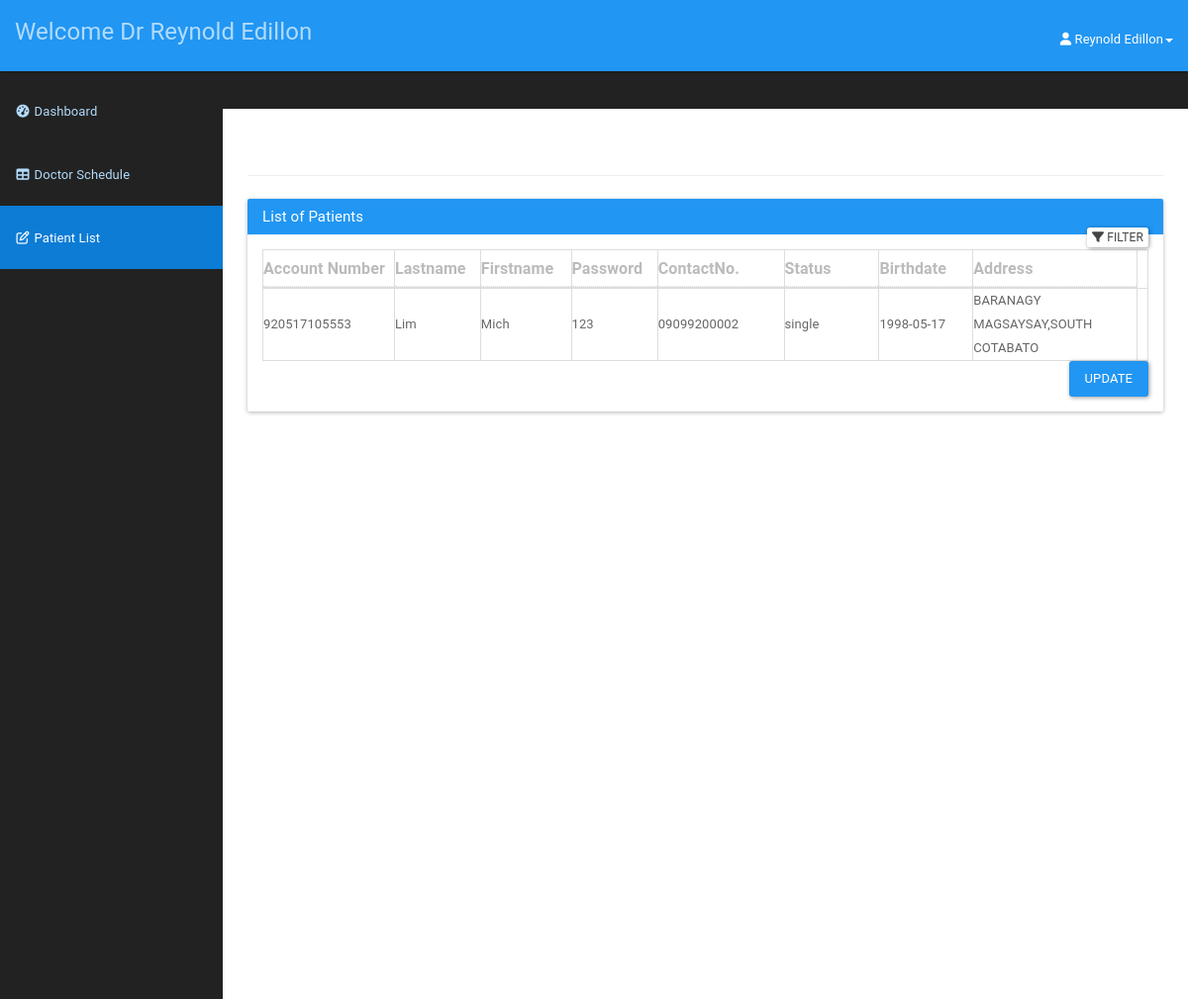
Screenshot of /patientlist.php (signed in) with the database file from the repository.
### tables this page shows
CREATE TABLE `doctor` (
  `icDoctor` bigint(12) NOT NULL,
  `password` varchar(20) NOT NULL,
  `doctorId` int(3) NOT NULL,
  `doctorFirstName` varchar(50) NOT NULL,
  `doctorLastName` varchar(50) NOT NULL,
  `doctorAddress` varchar(100) NOT NULL,
  `doctorPhone` varchar(15) NOT NULL,
  `doctorEmail` varchar(20) NOT NULL,
  `doctorDOB` date NOT NULL
);

CREATE TABLE `patient` (
  `icPatient` bigint(12) NOT NULL,
  `password` varchar(20) NOT NULL,
  `patientFirstName` varchar(20) NOT NULL,
  `patientLastName` varchar(20) NOT NULL,
  `patientMaritialStatus` varchar(10) NOT NULL,
  `patientDOB` date NOT NULL,
  `patientGender` varchar(10) NOT NULL,
  `patientAddress` varchar(100) NOT NULL,
  `patientPhone` varchar(15) NOT NULL,
  `patientEmail` varchar(100) NOT NULL
);

### patientlist.php (the view, shortened to what this page needs)
<?php
include_once '../assets/conn/dbconnect.php';
$usersession = $_SESSION['doctorSession'];
$res=mysqli_query($con,"SELECT * FROM doctor WHERE doctorId=".$usersession);
$userRow=mysqli_fetch_array($res,MYSQLI_ASSOC);
?>
<!DOCTYPE html>
<html lang="en">
    <head>
        <link href="assets/css/material.css" rel="stylesheet">
        <link href="assets/css/sb-admin.css" rel="stylesheet">
        <link href="assets/css/time/bootstrap-clockpicker.css" rel="stylesheet">
        <link href="assets/css/style.css" rel="stylesheet">
        <link href="assets/font-awesome/css/font-awesome.css" rel="stylesheet">
    </head>
    <body>
        <div id="wrapper">
            <nav class="navbar navbar-inverse navbar-fixed-top" role="navigation">
                <div class="navbar-header">
                    <a class="navbar-brand" href="doctordashboard.php">Welcome Dr <?php echo $userRow['doctorFirstName'];?> <?php echo $userRow['doctorLastName'];?></a>
                </div>
                <ul class="nav navbar-right top-nav">
                    <li class="dropdown">
                        <a href="#" class="dropdown-toggle" data-toggle="dropdown"><i class="fa fa-user"></i> <?php echo $userRow['doctorFirstName']; ?> <?php echo $userRow['doctorLastName']; ?><b class="caret"></b></a>
                    </li>
                </ul>
                <div class="collapse navbar-collapse navbar-ex1-collapse">
                    <ul class="nav navbar-nav side-nav">
                         <li>
                            <a href="doctordashboard.php"><i class="fa fa-fw fa-dashboard"></i> Dashboard</a>
                        </li>
                        <li>
                            <a href="addschedule.php"><i class="fa fa-fw fa-table"></i> Doctor Schedule</a>
                        </li>
                        <li class="active">
                            <a href="patientlist.php"><i class="fa fa-fw fa-edit"></i> Patient List</a>
                        </li>
                    </ul>
                </div>
            </nav>
            <div id="page-wrapper">
                <div class="container-fluid">
                    <div class="row">
                        <div class="col-lg-12">
                            <h2 class="page-header">
                            </h2>
                        </div>
                    </div>
                    <div class="panel panel-primary filterable">
                        <div class="panel-heading">
                            <h3 class="panel-title">List of Patients</h3>
                            <div class="pull-right">
                            <button class="btn btn-default btn-xs btn-filter"><span class="fa fa-filter"></span> Filter</button>
                        </div>
                        </div>
                        <div class="panel-body">
                        <table class="table-bordered">
                            <thead>
                                <tr class="filters">
                                    <th><input type="text" class="form-control" placeholder="Account Number" disabled></th>
                                    <th><input type="text" class="form-control" placeholder="Lastname" disabled></th>
                                    <th><input type="text" class="form-control" placeholder="Firstname" disabled></th>
                                    <th><input type="text" class="form-control" placeholder="Password" disabled></th>
                                    <th><input type="text" class="form-control" placeholder="ContactNo." disabled></th>
                                    <th><input type="text" class="form-control" placeholder="Status" disabled></th>
                                    <th><input type="text" class="form-control" placeholder="Birthdate" disabled></th>
                                    <th><input type="text" class="form-control" placeholder="Address" disabled></th>
                                </tr>
                            </thead>
                            <?php
                            $result=mysqli_query($con,"SELECT * FROM patient");
                            while ($patientRow=mysqli_fetch_array($result)) {
                                echo "<tbody>";
                                echo "<tr>";
                                    echo "<td>" . $patientRow['icPatient'] . "</td>";
                                    echo "<td>" . $patientRow['patientLastName'] . "</td>";
                                    echo "<td>" . $patientRow['patientFirstName'] . "</td>";
                                    echo "<td>" . $patientRow['password'] . "</td>";
                                    echo "<td>" . $patientRow['patientPhone'] . "</td>";
                                    echo "<td>" . $patientRow['patientMaritialStatus'] . "</td>";
                                    echo "<td>" . $patientRow['patientDOB'] . "</td>";
                                    echo "<td>" . $patientRow['patientAddress'] . "</td>";
                                    echo "<form method='POST'>";
                                    echo "<td class='text-center'><a href='#' id='".$patientRow['icPatient']."' class='delete'><span class='glyphicon glyphicon-trash' aria-hidden='true'></span></a>
                            </td>";
                            }
                                echo "</tr>";
                           echo "</tbody>";
                       echo "</table>";
                       echo "<div class='panel panel-default'>";
                       echo "<div class='col-md-offset-3 pull-right'>";
                       echo "<button class='btn btn-primary' type='submit' value='Submit' name='submit'>Update</button>";
                        echo "</div>";
                        echo "</div>";
                        ?>
                        </div>
                    </div>
                </div>
            </div>
    </body>
</html>

### sb-admin.css (style rules this page uses)
body { margin-top: 100px; background-color: #222; }
@media (min-width:768px) { body { margin-top: 50px; } }
#wrapper { padding-left: 0; }
#page-wrapper { min-height: 900px !important; width: 100%; padding: 0; background-color: #fff; }
@media (min-width:768px) { #wrapper { padding-left: 225px; } }
@media (min-width:768px) { #page-wrapper { padding: 10px; } }
.top-nav { padding: 0 15px; }
.top-nav>li { display: inline-block; float: left; }
.top-nav>li>a { padding-top: 17px; padding-bottom: 10px; line-height: 45px; color: white; }
@media (min-width:768px) { .side-nav { position: fixed; top: 80px; left: 225px; width: 225px; margin-left: -225px; border: none; border-radius: 0; overflow-y: auto; background-color: #222; bottom: 0; overflow-x: hidden; padding-bottom: 40px; } }
@media (min-width:768px) { .side-nav>li>a { width: 225px; } }

### style.css (style rules this page uses)
body { padding-top: 60px; }
.navbar { margin-bottom: 0px !important; }
html,body { position: height: 100%; }

### rows the page displays
doctor: doctorFirstName "Reynold", doctorLastName "Edillon"
patient: icPatient "920517105553", patientLastName "Lim", patientFirstName "Mich", password "123", patientPhone "09099200002", patientMaritialStatus "single", patientDOB "1998-05-17", patientAddress "BARANAGY MAGSAYSAY,SOUTH COTABATO"
